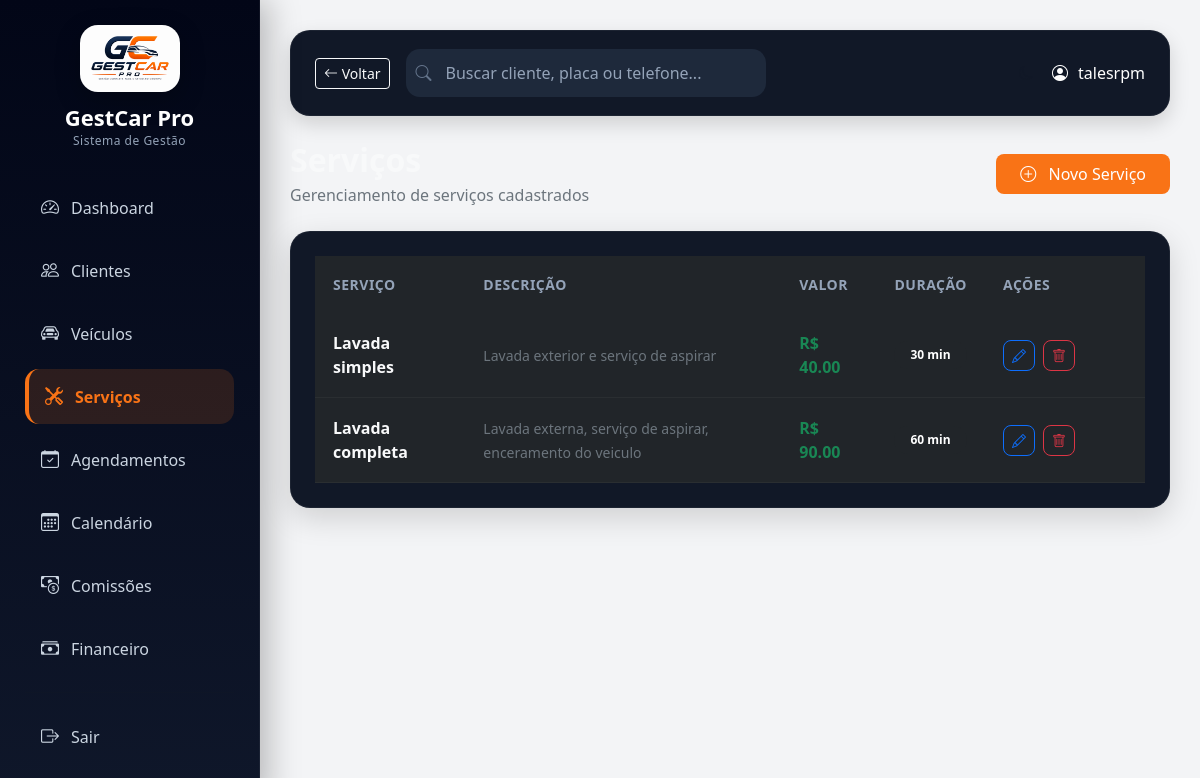
The app's page /servicos/ (signed in) with its own data.
### core/models.py (models this page shows, shortened)
class Servico(models.Model):
    nome = models.CharField(max_length=100)
    descricao = models.TextField()
    valor = models.DecimalField(max_digits=8, decimal_places=2)
    duracao_minutos = models.IntegerField()

### core/views.py (the view)
# urls.py: path('servicos/', views.listar_servicos, name='listar_servicos'),
@login_required
def listar_servicos(request):
    servicos = Servico.objects.all()
    return render(request, 'core/servicos/listar.html', {
        'servicos': servicos
    })

### core/templates/core/servicos/listar.html (shortened to what this page needs)
{% extends 'core/base.html' %}
{% block content %}
<div class="d-flex justify-content-between align-items-center mb-4">
    <div>
        <h2 class="fw-bold text-light mb-1">
        </h2>
        <p class="text-secondary mb-0">
            Gerenciamento de serviços cadastrados
        </p>
    </div>
    <a href="{% url 'cadastrar_servico' %}"
       class="btn btn-primary px-4 py-2 rounded-3">
        <i class="bi bi-plus-circle me-2"></i>
        Novo Serviço
    </a>
</div>
<div class="card border-0 rounded-4 shadow-sm"
     style="
     background:#111827;
     border:1px solid rgba(255,255,255,.05);
     ">
    <div class="card-body p-0">
        <div class="table-responsive">
            <table class="table table-dark align-middle mb-0 custom-table">
                <thead>
                    <tr>
                        <th>
                            Serviço
                        </th>
                        <th>
                            Descrição
                        </th>
                        <th>
                            Valor
                        </th>
                        <th>
                            Duração
                        </th>
                        <th style="width:160px;">
                            Ações
                        </th>
                    </tr>
                </thead>
                <tbody>
                    {% for s in servicos %}
                    <tr>
                        <td>
                            <div class="fw-semibold text-light">
                                {{ s.nome }}
                            </div>
                        </td>
                        <td>
                            <small class="text-secondary">
                                {{ s.descricao }}
                            </small>
                        </td>
                        <td>
                            <span class="fw-bold text-success">
                                R$ {{ s.valor }}
                            </span>
                        </td>
                        <td>
                            <span class="badge rounded-pill text-bg-dark px-3 py-2">
                                {{ s.duracao_minutos }} min
                            </span>
                        </td>
                        <td>
                            <div class="d-flex gap-2">
                                <a href="{% url 'editar_servico' s.id %}"
                                   class="btn btn-sm btn-outline-primary rounded-3">
                                    <i class="bi bi-pencil"></i>
                                </a>
                                <a href="{% url 'excluir_servico' s.id %}"
                                   class="btn btn-sm btn-outline-danger rounded-3">
                                    <i class="bi bi-trash"></i>
                                </a>
                            </div>
                        </td>
                    </tr>
                    {% endfor %}
                </tbody>
            </table>
        </div>
    </div>
</div>
{% endblock %}

### core/templates/core/base.html (shortened to what this page needs)
{% load static %}
<!DOCTYPE html>
<html lang="pt-br">
<head>
<link href="https://cdn.jsdelivr.net/npm/bootstrap@5.3.2/dist/css/bootstrap.min.css" rel="stylesheet">
<link rel="stylesheet" href="https://cdn.jsdelivr.net/npm/bootstrap-icons@1.11.1/font/bootstrap-icons.css">
<link href="https://cdn.jsdelivr.net/npm/fullcalendar@6.1.8/index.global.min.css" rel="stylesheet">
</head>
<body>
<div class="sidebar">
<div class="logo-box">
<img src="{% static 'img/logogestcar.png' %}"
class="logo-img">
<h3 class="logo-title">
GestCar Pro
</h3>
<small class="logo-subtitle">
Sistema de Gestão
</small>
</div>
<a href="/" class="{% if request.path == '/' %}active{% endif %}">
<i class="bi bi-speedometer2"></i> Dashboard
</a>
<a href="/clientes/" class="{% if '/clientes' in request.path %}active{% endif %}">
<i class="bi bi-people"></i> Clientes
</a>
<a href="/veiculos/" class="{% if '/veiculos' in request.path %}active{% endif %}">
<i class="bi bi-car-front"></i> Veículos
</a>
<a href="/servicos/" class="{% if '/servicos' in request.path %}active{% endif %}">
<i class="bi bi-tools"></i> Serviços
</a>
<a href="/agendamentos/" class="{% if '/agendamentos' in request.path %}active{% endif %}">
<i class="bi bi-calendar-check"></i> Agendamentos
</a>
<a href="/calendario/" class="{% if '/calendario' in request.path %}active{% endif %}">
<i class="bi bi-calendar3"></i> Calendário
</a>
<a href="/comissoes/" class="{% if '/comissoes' in request.path %}active{% endif %}">
<i class="bi bi-cash-coin"></i> Comissões
</a>
<a href="{% url 'listar_financeiro' %}"
class="{% if '/financeiro' in request.path %}active{% endif %}">
<i class="bi bi-cash-stack"></i>Financeiro
</a>
<hr>
<a href="{% url 'logout' %}">
<i class="bi bi-box-arrow-right"></i> Sair
</a>
</div>
<div class="main">
<div class="topbar">
<div class="d-flex align-items-center gap-3">
{% if request.path != "/" %}
<button onclick="history.back()" class="btn btn-outline-light btn-sm">
<i class="bi bi-arrow-left"></i> Voltar
</button>
{% endif %}
<div class="search-box">
<i class="bi bi-search search-icon"></i>
<form action="/busca/" method="get">
<input
type="text"
name="q"
id="buscaGlobal"
placeholder="Buscar cliente, placa ou telefone..."
autocomplete="off"
>
</form>
</div>
</div>
<div class="user-box">
<button onclick="toggleDarkMode()" class="btn btn-theme btn-sm">
<i class="bi bi-moon"></i>
</button>
<i class="bi bi-person-circle"></i>
{{ request.user.username }}
</div>
</div>
{% block content %}
{% endblock %}
</div>
</body>
</html>

### core/templates/core/base.html (style rules this page uses)
:root { --bg:#f3f4f6; --sidebar:#111827; --text:#111827; --hover:#1f2937; --active:#2563eb; --brand:#f97316; }
body { background:var(--bg); color:var(--text); font-family:Segoe UI; margin:0; transition:.3s; }
.sidebar { width:260px; height:100vh; background:linear-gradient( 180deg, #020617 0%, #0f172a 100% ); position:fixed; padding:25px; border-right:1px solid rgba(255,255,255,.05); box-shadow:8px 0 30px rgba(0,0,0,.25); }
.sidebar a { display:flex; align-items:center; gap:10px; padding:14px 16px; border-radius:14px; color:#cbd5e1; text-decoration:none; margin-bottom:8px; transition:.25s; font-weight:500; }
.sidebar a.active { background:rgba(249,115,22,.15); color:#f97316; font-weight:600; border-left:4px solid #f97316; }
.sidebar i { font-size:18px; min-width:20px; }
.logo-box { display:flex; flex-direction:column; align-items:center; margin-bottom:30px; }
.logo-img { width:100px; border-radius:18px; margin-bottom:12px; box-shadow:0 8px 25px rgba(0,0,0,.25); transition:.3s; }
.logo-title { color:#fff; font-size:22px; font-weight:700; margin:0; line-height:1.2; }
.logo-subtitle { color:#94a3b8; font-size:12px; letter-spacing:.5px; margin-top:2px; }
.main { margin-left:260px; padding:30px; }
.topbar { display:flex; justify-content:space-between; align-items:center; margin-bottom:25px; padding:18px 24px; background:#111827; border-radius:20px; border:1px solid rgba(255,255,255,.05); box-shadow:0 8px 20px rgba(0,0,0,.15); }
.topbar { color:white; }
.user-box { display:flex; align-items:center; gap:10px; }
.search-box { position:relative; width:360px; }
.search-box input { width:100%; height:48px; padding:10px 15px 10px 40px; border-radius:14px; border:none; outline:none; background:#1e293b; color:white; }
.search-box input::placeholder { color:#94a3b8; }
.search-icon { position:absolute; left:10px; top:50%; transform:translateY(-50%); color:#64748b; }
.btn { transition:0.2s; }
.btn-theme { border:1px solid var(--text); color:var(--text); background:transparent; }
.custom-table { margin:0; }
.custom-table thead { background:#0f172a; }
.custom-table thead th { border:none !important; padding:18px !important; font-size:14px; font-weight:600; color:#94a3b8 !important; text-transform:uppercase; letter-spacing:.5px; }
.custom-table tbody tr { border-color:rgba(255,255,255,.04) !important; transition:.2s; }
.custom-table tbody td { padding:18px !important; border-color:rgba(255,255,255,.04) !important; vertical-align:middle; }
.card { background:#111827 !important; border:1px solid rgba(255,255,255,.05) !important; border-radius:20px !important; box-shadow:0 10px 30px rgba(0,0,0,.15) !important; }
.card-body { padding:24px !important; }
.btn-primary { background:#f97316 !important; border:none !important; }

### records on screen
Servico: nome "Lavada simples", descricao "Lavada exterior e serviço de aspirar", valor "40.00", duracao_minutos "30"
Servico: nome "Lavada completa", descricao "Lavada externa, serviço de aspirar, enceramento do veiculo", valor "90.00", duracao_minutos "60"

### other values on screen
{{ request.user.username }} "talesrpm"
